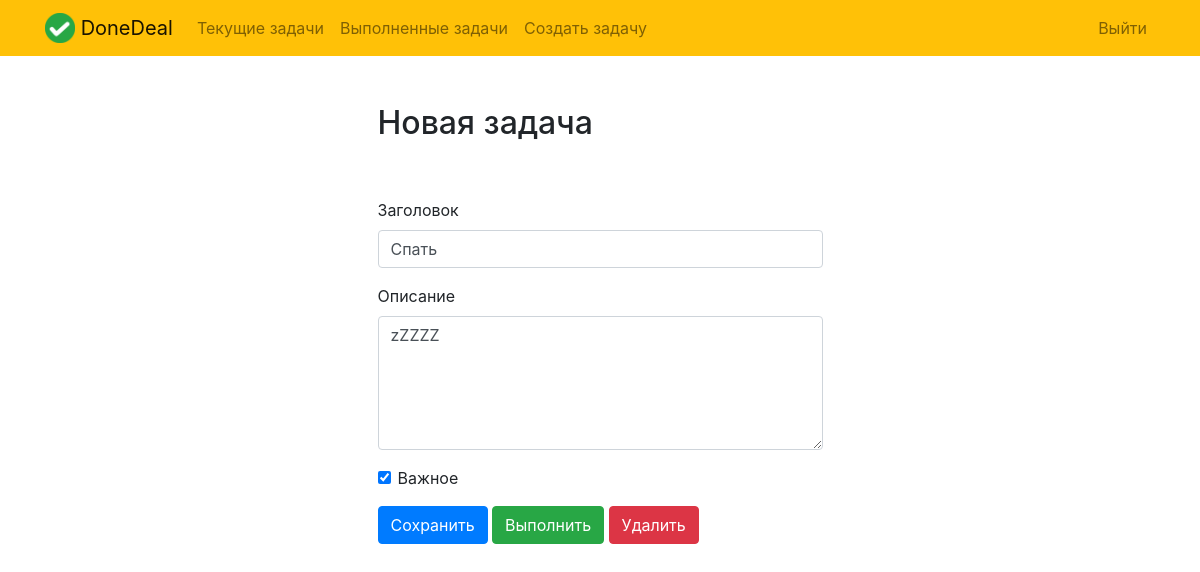
Screenshot of /todo/7 (signed in) with the database file from the repository.
### todo/models.py (models this page shows, shortened)
class Todo(models.Model):
    title = models.CharField(max_length=100, verbose_name='Заголовок')
    memo = models.TextField(blank=True, verbose_name='Описание')
    created = models.DateTimeField(auto_now_add=True, verbose_name='Время создания')
    datecompleted = models.DateTimeField(null=True, blank=True, verbose_name='Время выполнения')
    important = models.BooleanField(default=False, verbose_name='Важное')
    user = models.ForeignKey(User, on_delete=models.CASCADE, verbose_name='Пользователь')

### todo/views.py (the view, shortened to what this page needs)
# urls.py: path('todo/<int:todo_pk>', views.viewtodo, name='viewtodo'),
@login_required
def viewtodo(request, todo_pk):
    todo = get_object_or_404(Todo, pk=todo_pk, user=request.user)
    if request.method == 'GET':
        form = TodoForm(instance=todo)
        return render(request, 'todo/viewtodo.html', {'todo':todo, 'form':form})

### todo/forms.py
class TodoForm(ModelForm):
    class Meta:
        model = Todo
        fields = ['title', 'memo', 'important']

### todo/templates/todo/viewtodo.html (shortened to what this page needs)
{% extends "todo/base.html" %}
{% block content %}
    <div class="row justify-content-center mt-5">
        <div class="col-md-5">
            <h2>Новая задача</h2>
        </div>
    </div>
    <div class="row justify-content-center mt-5">
        <div class="col-md-5">
            <form method="POST">
                <div class="form-group">
                    <label for="title">Заголовок</label>
                    <input type="text" name="title" class="form-control" id="title" value="{{ todo.title }}" required>
                </div>
                <div class="form-group">
                    <label for="memo">Описание</label>
                    <textarea name="memo" rows="5" class="form-control" id="memo" >{{ todo.memo }}</textarea>
                </div>
                <div class="form-group form-check">
                    <input type="checkbox" name="important" class="form-check-input" id="important" {% if todo.important %}checked{% endif %}>
                    <label class="form-check-label" for="important">Важное</label>
                </div>
                <button type="submit" class="btn btn-primary">Сохранить</button>
                <button type="button" class="btn btn-success" onclick="$('#complete').click()">Выполнить</button>
                <button type="button" class="btn btn-danger" onclick="$('#delete').click()">Удалить</button>
            </form>
        </div>
    </div>
{% endblock %}

### rows the page displays
Todo: title "Спать", memo "zZZZZ", important "☑"
